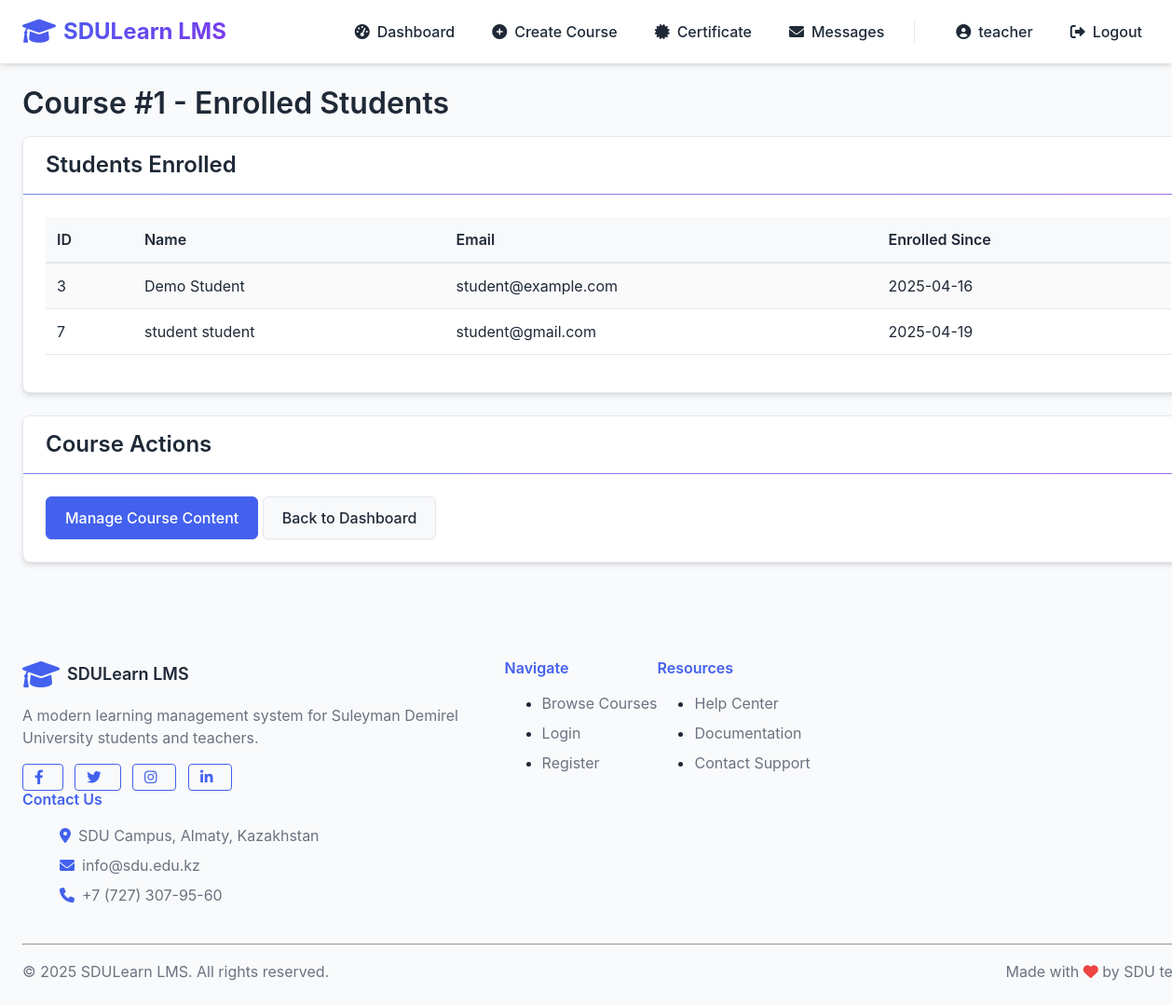
The app's page /teacher/courses/1/students (signed in) with its own data.
### lms/models/user.py (models this page shows, shortened)
class User(db.Model, UserMixin):
    __tablename__ = 'users'
    id = db.Column(db.Integer, primary_key=True)
    first_name = db.Column(db.String(50), nullable=False)
    last_name = db.Column(db.String(50), nullable=False)
    email = db.Column(db.String(120), unique=True, nullable=False)
    password_hash = db.Column(db.String(256), nullable=False)
    role_id = db.Column(db.Integer, db.ForeignKey('roles.id'), nullable=False)
    about_me = db.Column(db.Text, nullable=True)
    is_active = db.Column(db.Boolean, default=True)
    created_at = db.Column(db.DateTime, default=datetime.utcnow)
    updated_at = db.Column(db.DateTime, default=datetime.utcnow, onupdate=datetime.utcnow)
    certificate_path = db.Column(db.String(255), nullable=True, default=None)
    certificate_verified = db.Column(db.Boolean, nullable=True, default=False)
    certificate_submitted_at = db.Column(db.DateTime, nullable=True, default=None)
    certificate_description = db.Column(db.Text, nullable=True)
    created_courses = db.relationship('Course', backref='teacher', lazy='dynamic')
    enrollments = db.relationship('Enrollment', back_populates='student', lazy='dynamic')
    submissions = db.relationship('Submission', back_populates='student', lazy='dynamic')
    @property
    def password(self):
        raise AttributeError('Password is not a readable attribute')
    def is_admin(self):
        return self.role.name == 'admin'
    def is_teacher(self):
        return self.role.name == 'teacher'
    def get_full_name(self):
        return f"{self.first_name} {self.last_name}"

### lms/models/course.py (models this page shows, shortened)
class Course(db.Model):
    __tablename__ = 'courses'
    id = db.Column(db.Integer, primary_key=True)
    title = db.Column(db.String(100), nullable=False)
    description = db.Column(db.Text)
    category_id = db.Column(db.Integer, db.ForeignKey('categories.id'))
    teacher_id = db.Column(db.Integer, db.ForeignKey('users.id'), nullable=False)
    image_path = db.Column(db.String(255))
    is_active = db.Column(db.Boolean, default=True)  # Course activation status
    is_approved = db.Column(db.Boolean, default=False)  # Admin approval status
    created_at = db.Column(db.DateTime, default=datetime.utcnow)
    enrollment_price = db.Column(db.Integer, default=0)  # Price in KZT for student enrollment
    subscription_plan_id = db.Column(db.Integer, db.ForeignKey('teacher_subscription_plans.id'))
    payment_receipt_path = db.Column(db.String(255))  # Path to the teacher's payment receipt
    payment_verified = db.Column(db.Boolean, default=False)  # Whether the teacher's payment has been verified
    materials = db.relationship('Material', backref='course', lazy='dynamic', cascade="all, delete-orphan")
    assignments = db.relationship('Assignment', backref='course', lazy='dynamic', cascade="all, delete-orphan")
    enrollments = db.relationship('Enrollment', back_populates='course', lazy='dynamic', cascade="all, delete-orphan")
    modules = db.relationship('Module', backref='course', lazy='dynamic', cascade="all, delete-orphan")
    subscription_plan = db.relationship('TeacherSubscriptionPlan', backref='courses')

class Enrollment(db.Model):
    __tablename__ = 'enrollments'
    id = db.Column(db.Integer, primary_key=True)
    student_id = db.Column(db.Integer, db.ForeignKey('users.id'), nullable=False)
    course_id = db.Column(db.Integer, db.ForeignKey('courses.id'), nullable=False)
    enrolled_at = db.Column(db.DateTime, default=datetime.utcnow)
    overall_grade = db.Column(db.Float)
    is_favorite = db.Column(db.Boolean, default=False)  # Wishlist/favorites flag
    payment_receipt_path = db.Column(db.String(255))  # Path to the student's payment receipt
    payment_amount = db.Column(db.Integer)  # Amount paid in KZT
    payment_verified = db.Column(db.Boolean, default=False)  # Whether the payment has been verified
    payment_date = db.Column(db.DateTime)  # When the payment was made
    student = db.relationship('User', back_populates='enrollments')
    course = db.relationship('Course', back_populates='enrollments')
    __table_args__ = (db.UniqueConstraint('student_id', 'course_id'),)

### lms/routes/teacher.py (the view)
@teacher_bp.route('/courses/<int:course_id>/students')
@login_required
@teacher_required
def course_students(course_id):
    course = Course.query.get_or_404(course_id)
    if course.teacher_id != current_user.id:
        flash('You do not have permission to view this course.', 'danger')
        return redirect(url_for('teacher.dashboard'))
    enrollments = Enrollment.query.filter_by(course_id=course.id).all()
    enrolled_students = [enrollment.student for enrollment in enrollments]
    return render_template('teacher/course_students.html',
                           course=course,
                           students=enrolled_students)

### app.py (called while the page is built)
@login_manager.user_loader
def load_user(user_id):
    return User.query.get(int(user_id))

### lms/routes/teacher.py (called while the page is built)
def teacher_required(f):
    @wraps(f)
    def decorated_function(*args, **kwargs):
        if not current_user.is_authenticated or not current_user.is_teacher():
            flash('You do not have permission to access this page.', 'danger')
            return redirect(url_for('auth.login'))
        return f(*args, **kwargs)
    return decorated_function

### lms/templates/teacher/course_students.html (shortened to what this page needs)
{% extends 'base.html' %}
{% block content %}
<h1>{{ course.title }} - Enrolled Students</h1>
<div class="card mb-4">
    <div class="card-header">
        <h3>Students Enrolled</h3>
    </div>
    <div class="card-body">
        {% if students %}
            <table class="table table-striped">
                <thead>
                    <tr>
                        <th>ID</th>
                        <th>Name</th>
                        <th>Email</th>
                        <th>Enrolled Since</th>
                    </tr>
                </thead>
                <tbody>
                    {% for student in students %}
                    <tr>
                        <td>{{ student.id }}</td>
                        <td>{{ student.get_full_name() }}</td>
                        <td>{{ student.email }}</td>
                        <td>
                            {% for enrollment in student.enrollments %}
                                {% if enrollment.course_id == course.id %}
                                    {{ enrollment.enrolled_at.strftime('%Y-%m-%d') }}
                                {% endif %}
                            {% endfor %}
                        </td>
                    </tr>
                    {% endfor %}
                </tbody>
            </table>
        {% else %}
            <p>No students enrolled in this course yet.</p>
        {% endif %}
    </div>
</div>
<div class="card">
    <div class="card-header">
        <h3>Course Actions</h3>
    </div>
    <div class="card-body">
        <a href="{{ url_for('teacher.add_course_content', course_id=course.id) }}" class="btn btn-primary">Manage Course Content</a>
        <a href="{{ url_for('teacher.dashboard') }}" class="btn btn-secondary">Back to Dashboard</a>
    </div>
</div>
{% endblock %}

### lms/templates/base.html (shortened to what this page needs)
<!DOCTYPE html>
<html lang="en">
<head>
    <link rel="stylesheet" href="{{ url_for('static', filename='css/styles.css') }}">
    <link rel="stylesheet" href="https://cdnjs.cloudflare.com/ajax/libs/font-awesome/6.0.0-beta3/css/all.min.css">
</head>
<body>
    <nav class="navbar">
        <div class="container navbar-container">
            <a href="/" class="navbar-logo">
                <i class="fas fa-graduation-cap"></i> SDULearn LMS
            </a>
            <div class="navbar-collapse" id="navbar-collapse">
                <ul class="navbar-links" id="navbar-links">
                    {% if current_user.is_authenticated %}
                        {% if current_user.is_admin() %}
                            <li><a href="{{ url_for('admin.dashboard') }}" {% if request.path.startswith('/admin/dashboard') %}class="active"{% endif %}><i class="fas fa-tachometer-alt"></i> Dashboard</a></li>
                            <li><a href="{{ url_for('admin.manage_users') }}" {% if request.path.startswith('/admin/users') %}class="active"{% endif %}><i class="fas fa-users"></i> Users</a></li>
                            <li><a href="{{ url_for('admin.manage_teachers') }}" {% if request.path.startswith('/admin/teachers') %}class="active"{% endif %}><i class="fas fa-chalkboard-teacher"></i> Teachers</a></li>
                            <li><a href="{{ url_for('admin.manage_courses') }}" {% if request.path.startswith('/admin/courses') %}class="active"{% endif %}><i class="fas fa-book"></i> Courses</a></li>
                            <li><a href="{{ url_for('messages.inbox') }}" {% if request.path.startswith('/messages') %}class="active"{% endif %}><i class="fas fa-envelope"></i> Messages
                                <span id="messages-unread-badge" class="badge badge-danger" style="display: none;"></span>
                            </a></li>
                        {% elif current_user.is_teacher() %}
                            <li><a href="{{ url_for('teacher.dashboard') }}" {% if request.path.startswith('/teacher/dashboard') %}class="active"{% endif %}><i class="fas fa-tachometer-alt"></i> Dashboard</a></li>
                            <li><a href="{{ url_for('teacher.create_course') }}" {% if request.path.startswith('/teacher/create-course') %}class="active"{% endif %}><i class="fas fa-plus-circle"></i> Create Course</a></li>
                            <li><a href="{{ url_for('teacher.certificate') }}" {% if request.path.startswith('/teacher/certificate') %}class="active"{% endif %}><i class="fas fa-certificate"></i> Certificate</a></li>
                            <li><a href="{{ url_for('messages.inbox') }}" {% if request.path.startswith('/messages') %}class="active"{% endif %}><i class="fas fa-envelope"></i> Messages
                            </a></li>
                        {% endif %}
                        <li><a href="{{ url_for('auth.profile') }}" {% if request.path.startswith('/auth/profile') %}class="active"{% endif %}><i class="fas fa-user-circle"></i> {{ current_user.first_name }}</a></li>
                        <li><a href="{{ url_for('auth.logout') }}"><i class="fas fa-sign-out-alt"></i> Logout</a></li>
                    {% endif %}
                </ul>
            </div>
        </div>
    </nav>
    <div class="container py-4">
        {% block content %}{% endblock %}
    </div>
    <footer class="bg-white py-4 mt-5 border-top">
        <div class="container">
            <div class="row">
                <div class="col-md-4">
                    <div class="d-flex align-items-center mb-3">
                        <i class="fas fa-graduation-cap text-primary mr-2" style="font-size: 2rem;"></i>
                        <h5 class="mb-0">SDULearn LMS</h5>
                    </div>
                    <p class="text-muted">A modern learning management system for Suleyman Demirel University students and teachers.</p>
                    <div class="mt-3">
                        <a href="https://www.facebook.com/sdu.edu.kz/" target="_blank" class="btn btn-sm btn-outline-primary mr-2"><i class="fab fa-facebook-f"></i></a>
                        <a href="https://twitter.com/SDUAlmaty" target="_blank" class="btn btn-sm btn-outline-primary mr-2"><i class="fab fa-twitter"></i></a>
                        <a href="https://www.instagram.com/sdu_university/" target="_blank" class="btn btn-sm btn-outline-primary mr-2"><i class="fab fa-instagram"></i></a>
                        <a href="https://www.linkedin.com/school/suleyman-demirel-university/" target="_blank" class="btn btn-sm btn-outline-primary"><i class="fab fa-linkedin-in"></i></a>
                    </div>
                </div>
                <div class="col-md-2">
                    <h6 class="mb-3 text-primary">Navigate</h6>
                    <ul class="list-unstyled">
                        <li class="mb-2"><a href="{{ url_for('student.browse_courses') }}" class="text-muted">Browse Courses</a></li>
                        <li class="mb-2"><a href="{{ url_for('auth.login') }}" class="text-muted">Login</a></li>
                        <li class="mb-2"><a href="{{ url_for('auth.register') }}" class="text-muted">Register</a></li>
                    </ul>
                </div>
                <div class="col-md-2">
                    <h6 class="mb-3 text-primary">Resources</h6>
                    <ul class="list-unstyled">
                        <li class="mb-2"><a href="https://sdu.edu.kz/help-center/" target="_blank" class="text-muted">Help Center</a></li>
                        <li class="mb-2"><a href="https://sdu.edu.kz/documentation/" target="_blank" class="text-muted">Documentation</a></li>
                        <li class="mb-2"><a href="mailto:info@sdu.edu.kz" class="text-muted">Contact Support</a></li>
                    </ul>
                </div>
                <div class="col-md-4">
                    <h6 class="mb-3 text-primary">Contact Us</h6>
                    <ul class="list-unstyled">
                        <li class="mb-2 d-flex align-items-center">
                            <i class="fas fa-map-marker-alt text-primary mr-2"></i>
                            <span class="text-muted">SDU Campus, Almaty, Kazakhstan</span>
                        </li>
                        <li class="mb-2 d-flex align-items-center">
                            <i class="fas fa-envelope text-primary mr-2"></i>
                            <span class="text-muted">info@sdu.edu.kz</span>
                        </li>
                        <li class="mb-2 d-flex align-items-center">
                            <i class="fas fa-phone text-primary mr-2"></i>
                            <span class="text-muted">+7 (727) 307-95-60</span>
                        </li>
                    </ul>
                </div>
            </div>
            <hr class="mt-4 mb-3">
            <div class="d-flex justify-content-between align-items-center">
                <p class="mb-0 text-muted">© 2025 SDULearn LMS. All rights reserved.</p>
                <p class="mb-0 text-muted">Made with <i class="fas fa-heart text-danger"></i> by SDU team</p>
            </div>
        </div>
    </footer>
</body>
</html>

### lms/templates/base.html (style rules this page uses)
.navbar-container { position: relative; }
.navbar-collapse { display: flex; align-items: center; }

### records on screen
User: first_name "teacher"
Course: title "Course #1"
User: id "3", get_full_name "Demo Student", email "student@example.com"
Enrollment: enrolled_at "2025-04-16"
User: id "7", get_full_name "student student", email "student@gmail.com"
Enrollment: enrolled_at "2025-04-19"
